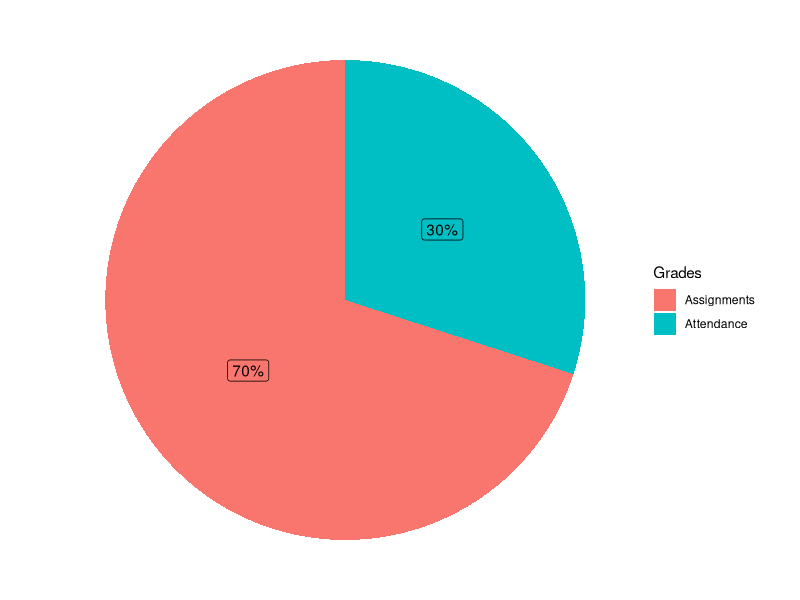
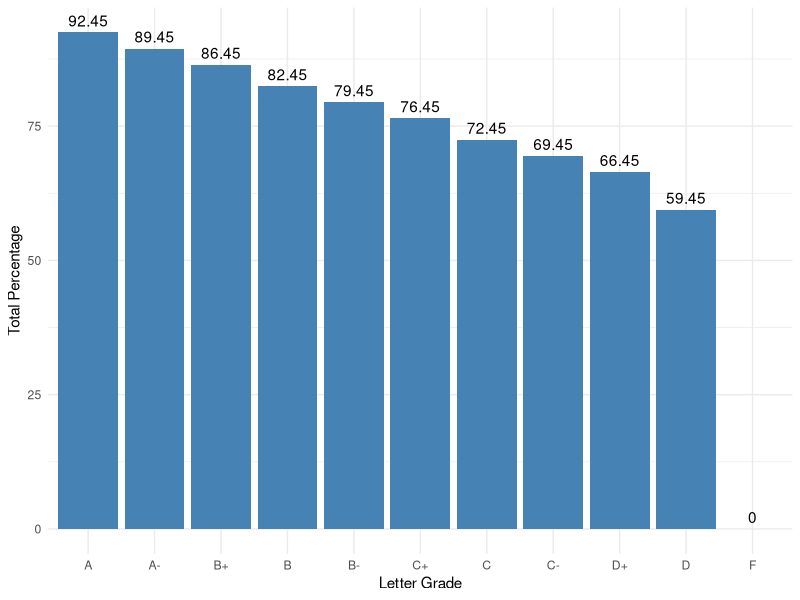

The R source for these figures, in order:
## ---- chunk 1
knitr::opts_chunk$set(echo = FALSE, warning = FALSE, message = FALSE)
## ---- chunk 2
# install.packages("ggplot2")
library(ggplot2)
library(dplyr)
# Variables

Percentage = c(.7,.3)
Grades = c('Assignments','Attendance')

df = data.frame(Grades = Grades, Percentage = Percentage, labels = paste0(Percentage*100, "%"))

ggplot(df, aes(x = "", y = Percentage, fill = Grades)) +
  geom_col() +
  geom_label(aes(label = labels),
             position = position_stack(vjust = 0.5),
             show.legend = FALSE) +
  labs(x='')+
  coord_polar(theta = "y")+
  theme_void()
## ---- chunk 3
library(ggplot2)
library(forcats)

# Basic barplot

Grades           = c("A","A-","B+","B","B-","C+","C","C-","D+","D", "F")
Total_Percentage = c(92.45, 89.45, 86.45, 82.45 ,79.45, 76.45, 72.45, 69.45, 66.45, 59.45, 0)
df = data.frame(Grades = Grades, Total_Percentage = Total_Percentage)


p<-ggplot(data=df, aes(x= fct_rev(fct_reorder(Grades, Total_Percentage)), y=Total_Percentage)) +
  geom_col(fill="steelblue")+
  labs(y = 'Total Percentage', x ='Letter Grade')+
  geom_text(aes(label = Total_Percentage), vjust = -0.5)+
  theme_minimal()
p

